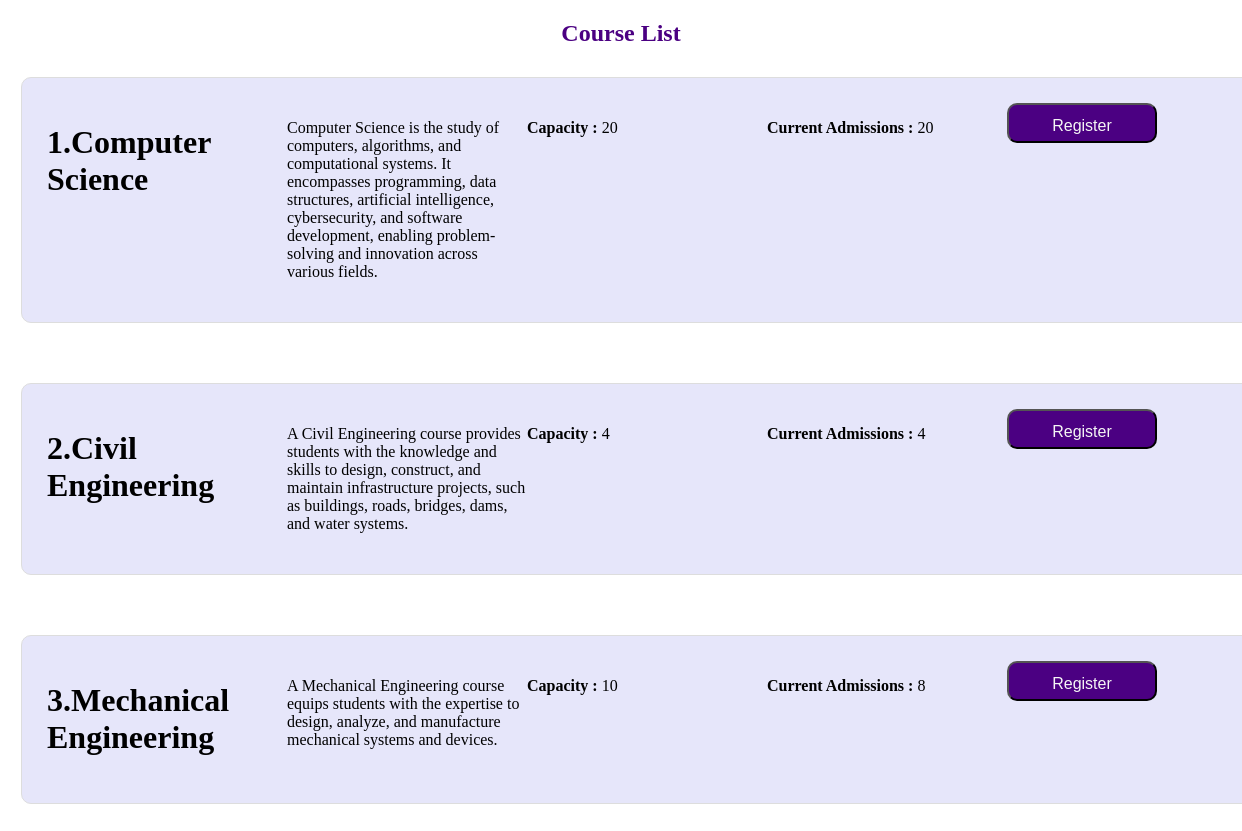
/get_courses/, run on the app's committed database.
### courses/models.py (models this page shows, shortened)
class Course(models.Model):
    title = models.CharField(max_length=100)
    description = models.TextField()
    maximum_capacity = models.IntegerField()
    current_enrolled = models.IntegerField(default=0)

### courses/views.py (the view)
# urls.py: path('get_courses/', views.list_courses, name='home'),
def list_courses(request):
    courses = Course.objects.all()
    context_data = {
        "courses": courses
    }
    return render(request, 'courses/list_courses.html', context=context_data)

### templates/courses/list_courses.html (shortened to what this page needs)
{% load static %}
<!DOCTYPE html>
<html lang="en">
<head>
    <link rel="stylesheet" href="{% static 'courses/list_courses.css' %}">
</head>
<body>
  <h1 class="title" style="color: #4b0082">Course List</h1>
<div class="main">
{% for course in courses %}
<div class="main-course">
      <h1>{{ course.id }}.{{ course.title }}</h1>
      <p>{{ course.description }}</p>
      <p><strong>Capacity : </strong> {{ course.maximum_capacity }}</p>
      <p><strong>Current Admissions : </strong>{{ course.current_enrolled }}</p>
      <form action="/register/{{ course.id }}/" method="get">
          <button class="btn" type="submit">Register</button>
      </form>
    </div>
{% endfor %}
</div>
</body>
</html>

### static/courses/list_courses.css (style rules this page uses)
body { margin: 20px; }
.main-course { display: grid; grid-template-columns: repeat(auto-fill, minmax(240px, 1fr)); background-color: #E6E6FA; width: 100%; max-width: 1200px; height: auto; border: 1px solid #ddd; border-radius: 10px; padding: 25px; margin: 20px auto; }
.main { display: flex; flex-direction: row; flex-wrap: wrap; justify-content: space-around; gap: 20px; width: 100%; max-width: 1200px; margin: 0 auto; }
.title { margin: 10px 20px; text-align: center; font-size: 1.5rem; }
.btn { background-color: #4b0082; width: 150px; height: 40px; color: whitesmoke; border-radius: 10px; font-size: 16px; text-align: center; line-height: 40px; transition: transform 0.3s ease; }

### data on the page
Course: id "1", title "Computer Science", description "Computer Science is the study of computers, algorithms, and computational systems. It encompasses programming, data structures, artificial intelligence, cybersecurity, and software development, enabling problem-solving and innovation across various fields.", maximum_capacity "20", current_enrolled "20"
Course: id "2", title "Civil Engineering", description "A Civil Engineering course provides students with the knowledge and skills to design, construct, and maintain infrastructure projects, such as buildings, roads, bridges, dams, and water systems.", maximum_capacity "4", current_enrolled "4"
Course: id "3", title "Mechanical Engineering", description "A Mechanical Engineering course equips students with the expertise to design, analyze, and manufacture mechanical systems and devices.", maximum_capacity "10", current_enrolled "8"
